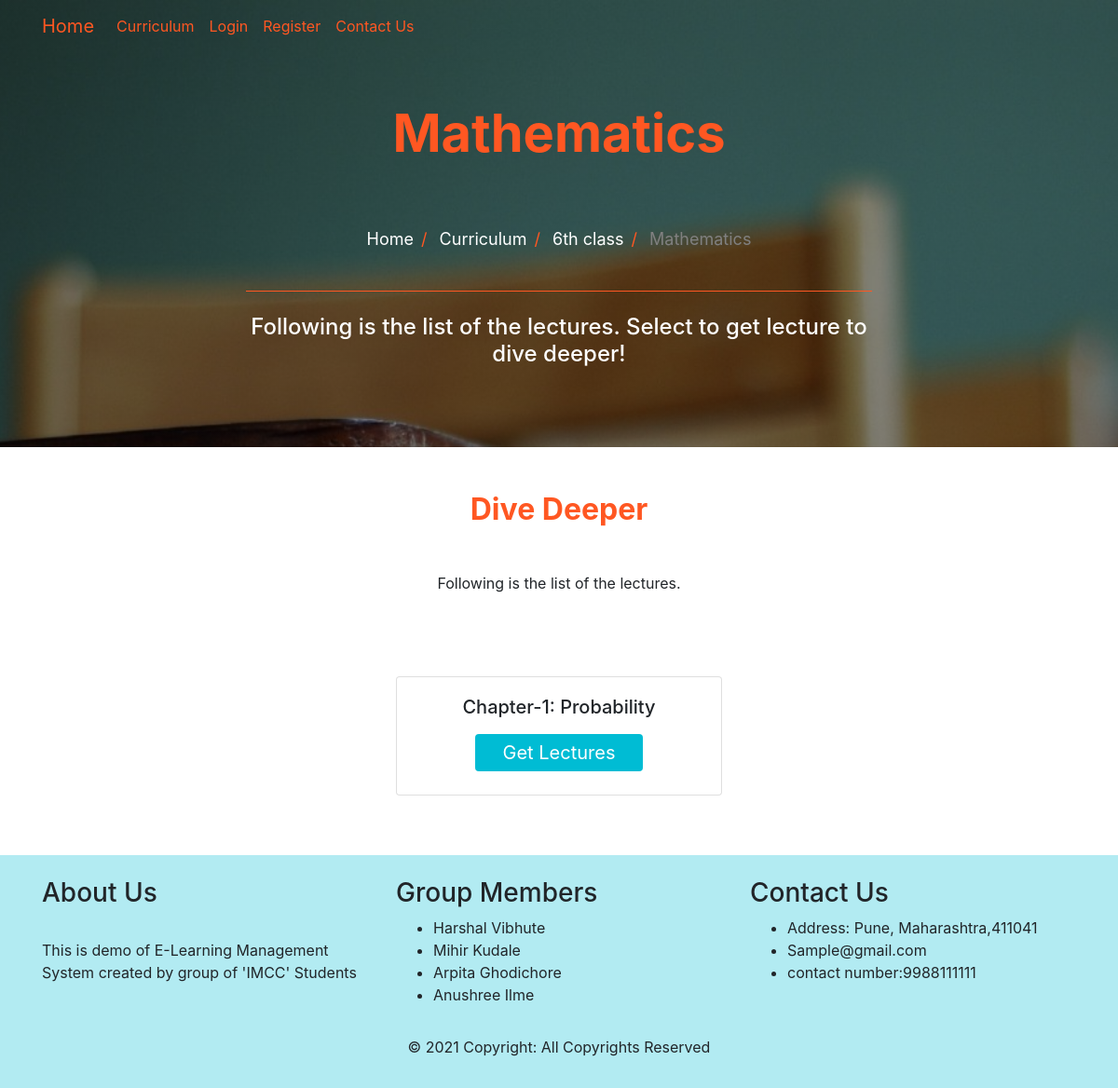
Screenshot of /curriculum/6th-class/6-mathematics/ with the database file from the repository.
### curriculum/models.py (models this page shows, shortened)
class Subject(models.Model):
    subject_id = models.CharField(max_length=100, unique=True)
    name = models.CharField(max_length=100)
    slug = models.SlugField(null=True, blank=True)
    standard = models.ForeignKey(Standard, on_delete=models.CASCADE, related_name='subjects')
    image = models.ImageField(upload_to=save_subject_image, blank=True, verbose_name='Subject Image')
    description = models.TextField(max_length=500,blank=True)

class Standard(models.Model):
    name = models.CharField(max_length=100, unique=True)
    slug = models.SlugField(null=True, blank=True)
    description = models.TextField(max_length=500,blank=True)
    def __str__(self):
        return self.name

class Lesson(models.Model):
    lesson_id = models.CharField(max_length=100, unique=True)
    Standard = models.ForeignKey(Standard, on_delete=models.CASCADE)
    created_by = models.ForeignKey(User,on_delete=models.CASCADE)
    created_at = models.DateTimeField(auto_now_add=True)
    subject = models.ForeignKey(Subject, on_delete=models.CASCADE,related_name='lessons')
    name = models.CharField(max_length=250)
    position = models.PositiveSmallIntegerField(verbose_name="Chapter no.")
    slug = models.SlugField(null=True, blank=True)
    video = models.FileField(upload_to=save_lesson_files,verbose_name="Video", blank=True, null=True)
    ppt = models.FileField(upload_to=save_lesson_files,verbose_name="Presentations", blank=True)
    Notes = models.FileField(upload_to=save_lesson_files,verbose_name="Notes", blank=True)
    class Meta:
        ordering = ['position']

### curriculum/views.py (the view)
# urls.py: path('<str:standard>/<slug:slug>/', views.LessonListView.as_view(), name='lesson_list'),
class LessonListView(DetailView):
    context_object_name = 'subjects'
    model = Subject
    template_name = 'curriculum/lesson_list_view.html'

### curriculum/templates/curriculum/lesson_list_view.html (shortened to what this page needs)
{% extends 'base.html' %}
{% load static %}
{% block image_block %}
<header class="info-header">
  <div id="page-intro" class="container-fluid d-flex align-items-center justify-content-center ">
    <div class="row d-flex justify-content-center text-center">
      <div class="col-md-10 text-white">
        <h2 class="display-4 font-weight-bold  p-5 " style="color:#ff5722;" > {{subjects.name}} </h2>
        <div class="row d-flex justify-content-center text-center">
          <ul class="breadcrumb">
            <li><a href="{% url 'index' %}">Home</a></li>
            <li><a href="{% url 'curriculum:standard_list' %}">Curriculum</a></li>
            <li><a href="{% url 'curriculum:subject_list' slug=subjects.standard.slug %}">{{subjects.standard}}</a></li>
            <li class="disabled-text" >{{subjects.name}}</li>
          </ul>
        </div>
        <hr style="color:#ff5722;">
        <h4 class="white-text my-4">Following is the list of the lectures.
          Select to get lecture to dive deeper!
        </h4>
  </div>
</header>
{% endblock %}
{% block content %}
<section id="best-features" class="text-center">
              <h2 class="mb-5 mt-5 font-weight-bold" style="color:#ff5722;">Dive Deeper</h2>
              <div class="row d-flex justify-content-center mb-4">
                <div class="col-md-8 mb-5">
                  <p class="grey-text">Following is the list of the lectures.</p>
                </div>
              </div>
              <div class="row d-flex justify-content-center mb-3">
                {% for lesson in subjects.lessons.all %}
                <div class="col-sm-4 mb-4">
                  <div class="card box-shadow-hover">
                    <div class="card-body">
                      <h5 class="card-title">Chapter-{{lesson.position}}: {{lesson.name}}</h5>
                      <a href="{% url 'curriculum:lesson_detail' slug=lesson.slug subject=subjects.slug standard=lesson.Standard.slug %}" >
                      <button type="button" class="button-les"><span>Get Lectures</span></button>
                      </a>
                    </div>
                  </div>
                </div>
                {% endfor %}
              </div>
</section>
{%endblock%}

### static/css/master_css.css (style rules this page uses)
html, body, header, #intro { height: 100%; }
.text-white { color: white; }
hr { border-color: inherit; }
.info-header { height: 60%; }
#page-intro { height: 100%; }
#page-intro { background:linear-gradient(rgba(0, 0, 0, 0.5), rgba(0, 0, 0, 0.5)), url("../Images/empty-desk.jpg")no-repeat center center fixed; -webkit-background-size: cover; -moz-background-size: cover; -o-background-size: cover; background-size: cover; }
ul.breadcrumb { padding: 10px 16px; list-style: none; background-color: transparent; }
ul.breadcrumb li { display: inline; font-size: 18px; }
ul.breadcrumb li+li:before { padding: 8px; color: #ff5722; content: "/\00a0"; }
ul.breadcrumb li a { color: white; text-decoration: none; }
.disabled-text { color: gray; }
.button-les { border-radius: 4px; background-color: #00bcd4; border: none; color: #FFFFFF; text-align: center; font-size: 20px; padding: 5px; width: 180px; transition: all 0.5s; cursor: pointer; margin: 5px; }
.button-les span { cursor: pointer; display: inline-block; position: relative; transition: 0.5s; }
.button-les span:after { content: '\00bb'; position: absolute; opacity: 0; top: 0; right: -20px; transition: 0.5s; }

### rows the page displays
Subject: name "Mathematics", standard "6th class"
Lesson: position "1", name "Probability"
